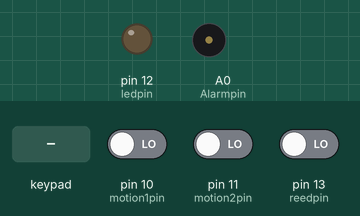
Recording of a sketch running on a simulated Arduino Uno, built with avr-gcc and run on an emulated ATmega328P. Shown: output pins drawn as LEDs (lit = HIGH), buzzer (waves = sounding). The test bench sets the inputs (shaded band); at power-on: pin 13 (reedpin) LOW, pin 10 (motion1pin) LOW, pin 11 (motion2pin) LOW.

Above: at 1.2 s.
1.3 s: key 'A' pressed
At 1.6 s:
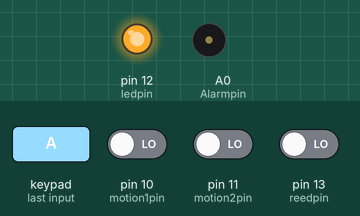
2.8 s: pin 13 (reedpin) driven HIGH
At 3.7 s:
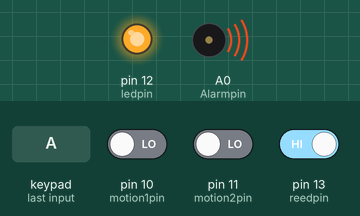
4.3 s: key '4' pressed
At 5.1 s:
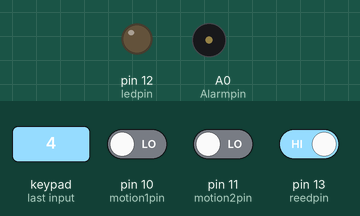
Timing chart, 0 to 7.3 s (numbered marks = the images above; inputs shaded):
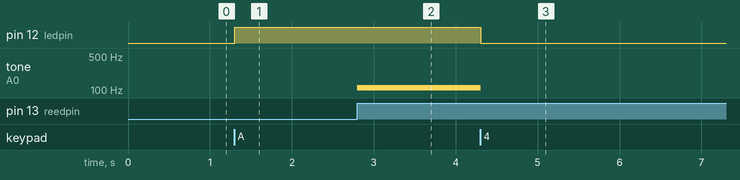

The sketch:

virtual_alarm_system1.ino
```cpp
#include <Keypad.h>

// C++ code
//
int value=0;
int adder=0;
bool active=false;
bool alarm=false;
const byte Rows=4;
const byte Cols=4;
String button_pressed="";
char buttons[Rows][Cols]={{'1','2','3','A'},{'4','5','6','B'},
{'7','8','9','C'},{'*','0','#','D'}};

byte rowpins[Rows]={2,3,4,5};
byte colpins[Cols]={6,7,8,9};
byte ledpin=12;
byte motion1pin=10;
byte motion2pin=11;
byte reedpin=13;
byte Alarmpin=A0;
Keypad customKeypad = Keypad(makeKeymap(buttons),
                             rowpins, colpins, Rows, Cols);

void setup()
{
  pinMode(Alarmpin,OUTPUT);
  pinMode(ledpin,OUTPUT);
  Serial.begin(9600);
  pinMode(motion1pin,INPUT);
  pinMode(motion2pin,INPUT);
  pinMode(reedpin,INPUT);

}

void loop(){
  char charkey=customKeypad.getKey();
  switch(charkey){
    case 'D':
    adder=10;
    button_pressed="";
    break;
    case 'C':
    adder=20;
    button_pressed="";
    break;
    case 'B':
    button_pressed="30";
    break;
    case 'A':
    button_pressed="Arm";
    break;
    default:
    if(isdigit(charkey)){
      value=adder+int(charkey-'0');
      adder=0;
      button_pressed=String(value);
    }
    else
      button_pressed=button_pressed;
    break;
  }
  check_activation();
  check_alarm();

}

void check_activation(){
  if(button_pressed.compareTo("Arm")==0){
    active=true;
    digitalWrite(ledpin,HIGH);
  }
  else if(button_pressed.compareTo("4")==0){
    digitalWrite(ledpin,LOW);
    active=false;
  }
}

void check_alarm(){
  bool motion1=INPUT_IS_HIGH(motion1pin);
  bool motion2=INPUT_IS_HIGH(motion2pin);
  bool reed=INPUT_IS_HIGH(reedpin);
  if(active&&(motion1&&motion2||reed)){
    alarm=1;
    tone(Alarmpin,111);
  }
  if(!active)
     noTone(Alarmpin);
}

bool INPUT_IS_HIGH(byte input_pin){
  return digitalRead(input_pin)==HIGH;
}


                                   
```

Measured:
- after the input at 1.3 s, pin 12 (ledpin): LOW → HIGH at once
- after the input at 2.8 s, tone on A0 (Alarmpin): silent → 111 Hz at once
- after the input at 4.3 s, pin 12 (ledpin): HIGH → LOW at once; tone on A0 (Alarmpin): 111 Hz → silent at once
